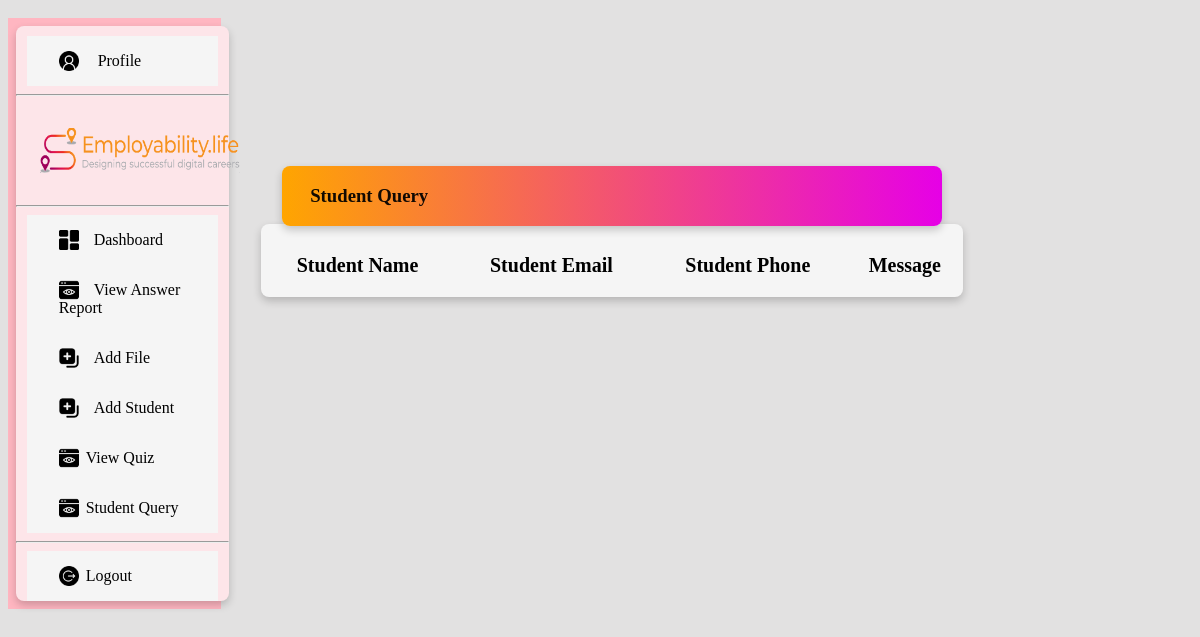
/viewquery/ (signed in), run on an earlier commit of the app's database.
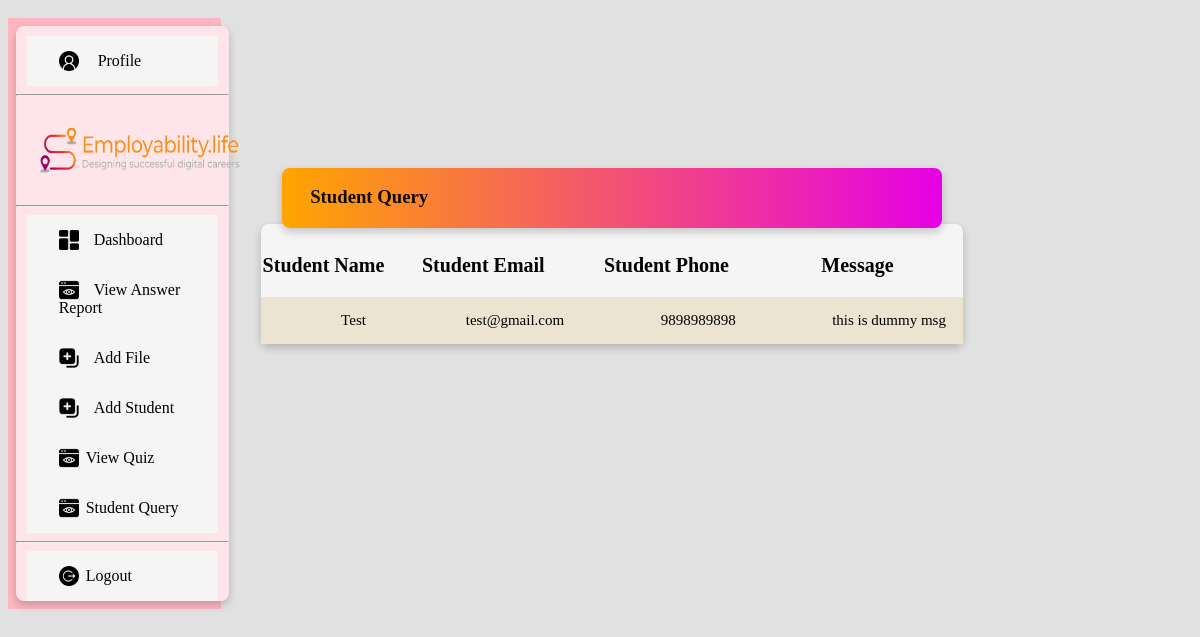
And on a later commit of the database.
### quiz/models.py (models this page shows, shortened)
class contactForm(models.Model):
    name = models.CharField(default="", max_length=30)
    email = models.EmailField(default="")
    phone = models.PositiveIntegerField(default="")
    message = models.TextField(default="")

### quiz/views.py (the view)
# urls.py: path('viewquery/', view_query, name='view_query'),
def view_query(request):
    if 'email' in request.session:
        c_form = contactForm.objects.all()
        return render(request, 'view_query.html', {'c_form': c_form})
    return redirect('sign1')

### quiz/templates/view_query.html
{% extends 'admin_base.html' %}
{% load static %}
{% block content %}
<div class="stdreportdrd">
    <div class="dashboard">
        <div class="card table stdtbl">
            <div class="card studentreport">
                <h3 style="font-weight: bold;">&nbsp &nbsp &nbsp Student Query</h3>
            </div>
            <table>
                <tr>
                    <th>Student Name</th>
                    <th>Student Email</th>
                    <th>Student Phone</th>
                    <th>Message</th>
                </tr>
                {% for i in c_form %}
                <tr>
                    <td>{{i.name}}</td>
                    <td>{{i.email}}</td>
                    <td>{{i.phone}}</td>
                    <td>{{i.message}}</td>
                </tr>
                {% endfor %}
            </table>
        </div>
    </div>
    {% endblock %}

What changed in the data, as far as the page shows it:
added contactForm: name "Test", email "test@gmail.com", phone "9898989898", message "this is dummy msg"
